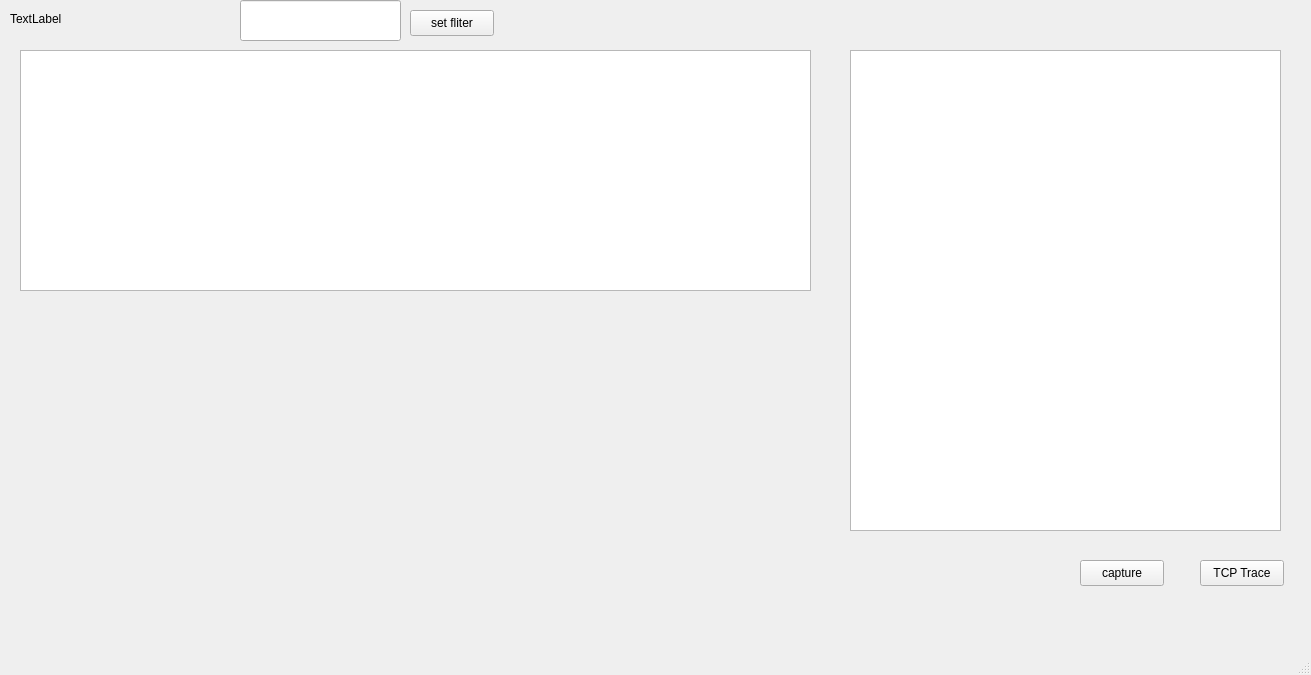
<?xml version="1.0" encoding="UTF-8"?>
<ui version="4.0">
 <class>MainWindow</class>
 <widget class="QMainWindow" name="MainWindow">
  <property name="geometry">
   <rect>
    <x>0</x>
    <y>0</y>
    <width>1311</width>
    <height>675</height>
   </rect>
  </property>
  <property name="windowTitle">
   <string>MainWindow</string>
  </property>
  <widget class="QWidget" name="centralwidget">
   <widget class="QLabel" name="label">
    <property name="geometry">
     <rect>
      <x>80</x>
      <y>0</y>
      <width>181</width>
      <height>31</height>
     </rect>
    </property>
    <property name="text">
     <string/>
    </property>
   </widget>
   <widget class="QLabel" name="device_label">
    <property name="geometry">
     <rect>
      <x>10</x>
      <y>10</y>
      <width>101</width>
      <height>18</height>
     </rect>
    </property>
    <property name="text">
     <string>TextLabel</string>
    </property>
   </widget>
   <widget class="QTableView" name="tableView">
    <property name="geometry">
     <rect>
      <x>20</x>
      <y>50</y>
      <width>791</width>
      <height>241</height>
     </rect>
    </property>
   </widget>
   <widget class="QPushButton" name="pushButton">
    <property name="geometry">
     <rect>
      <x>1200</x>
      <y>560</y>
      <width>84</width>
      <height>26</height>
     </rect>
    </property>
    <property name="text">
     <string>TCP Trace</string>
    </property>
   </widget>
   <widget class="QPushButton" name="pushButton_2">
    <property name="geometry">
     <rect>
      <x>1080</x>
      <y>560</y>
      <width>84</width>
      <height>26</height>
     </rect>
    </property>
    <property name="text">
     <string>capture</string>
    </property>
   </widget>
   <widget class="QLineEdit" name="lineEdit">
    <property name="geometry">
     <rect>
      <x>240</x>
      <y>0</y>
      <width>161</width>
      <height>41</height>
     </rect>
    </property>
   </widget>
   <widget class="QPushButton" name="flt">
    <property name="geometry">
     <rect>
      <x>410</x>
      <y>10</y>
      <width>84</width>
      <height>26</height>
     </rect>
    </property>
    <property name="text">
     <string>set fliter</string>
    </property>
   </widget>
   <widget class="QWidget" name="widget" native="true">
    <property name="geometry">
     <rect>
      <x>20</x>
      <y>300</y>
      <width>791</width>
      <height>231</height>
     </rect>
    </property>
   </widget>
   <widget class="QTextEdit" name="textEdit">
    <property name="geometry">
     <rect>
      <x>850</x>
      <y>50</y>
      <width>431</width>
      <height>481</height>
     </rect>
    </property>
   </widget>
  </widget>
  <widget class="QMenuBar" name="menubar">
   <property name="geometry">
    <rect>
     <x>0</x>
     <y>0</y>
     <width>1311</width>
     <height>26</height>
    </rect>
   </property>
  </widget>
  <widget class="QStatusBar" name="statusbar"/>
 </widget>
 <resources/>
 <connections/>
</ui>
